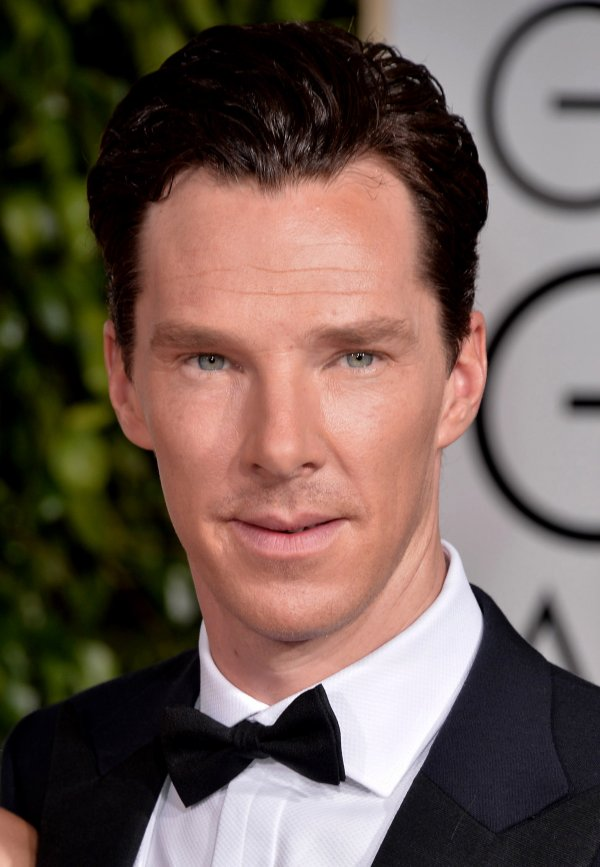
#> input picture image_processing_with_python/original.jpg, 600 x 867 px
$ jupyter execute images_with_numpy.ipynb
#> lines starting #> are read from the running program, lines starting #| are printed output that depends on the picture
[cell 1]
import matplotlib.pyplot as plt
from skimage import io
benedict = plt.imread('original.jpg')
#> benedict is the input picture: shape (867, 600, 3); mean R, G, B 109.2, 90.5, 82.5
type(benedict)
blue = benedict[:,:,2]
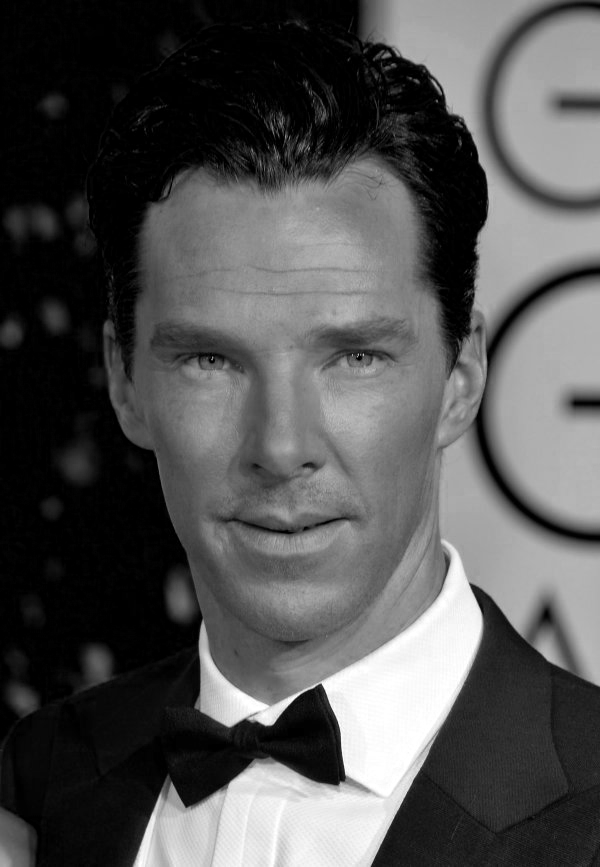
#> blue: shape (867, 600); min 0, max 255, mean 82.5
# show_image(red)

### Images of different formats red green and blue

[cell 2]
import matplotlib.pyplot as plt
from skimage import io
benedict = plt.imread('original.jpg')
type(benedict)
red = benedict[:,:,0]
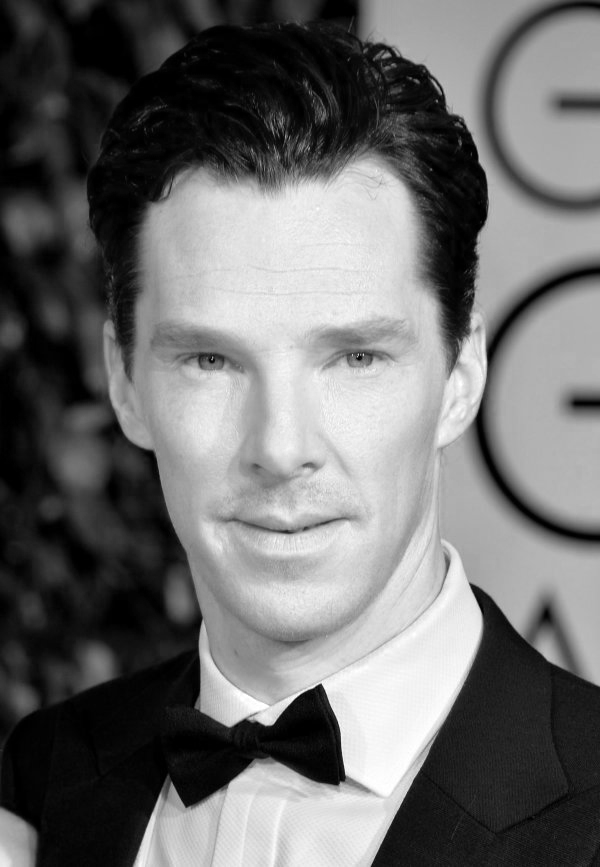
#> red: shape (867, 600); min 0, max 255, mean 109.2
plt.imshow(red,cmap='gray')
plt.title('Red')
plt.show()

[cell 3]
import matplotlib.pyplot as plt
from skimage import io
benedict = plt.imread('original.jpg')
type(benedict)
blue = benedict[:,:,2]
plt.imshow(blue,cmap='gray')
plt.title('Blue')
plt.show()

[cell 4]
import matplotlib.pyplot as plt
from skimage import io
benedict = plt.imread('original.jpg')
type(benedict)
green = benedict[:,:,1]
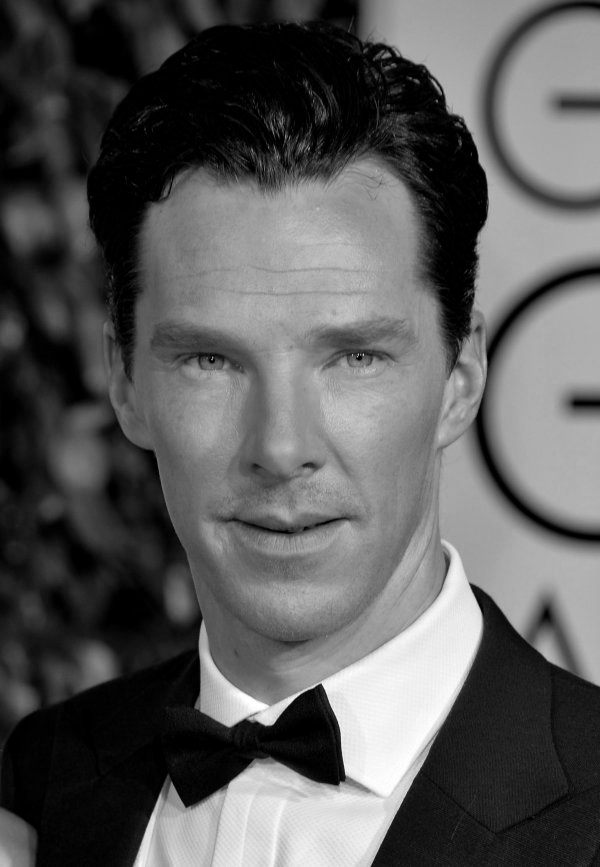
#> green: shape (867, 600); min 0, max 255, mean 90.5
plt.imshow(green,cmap='gray')
plt.title('Green')
plt.show()

### without the gray scale insertion

[cell 5]
import matplotlib.pyplot as plt
from skimage import io
benedict = plt.imread('original.jpg')
type(benedict)
green = benedict[:,:,1]
plt.imshow(green)
plt.title('Green')
plt.show()

[cell 6]
plt.hist(blue.ravel(),bins=256)
plt.title('Blue Histogram')
plt.show()
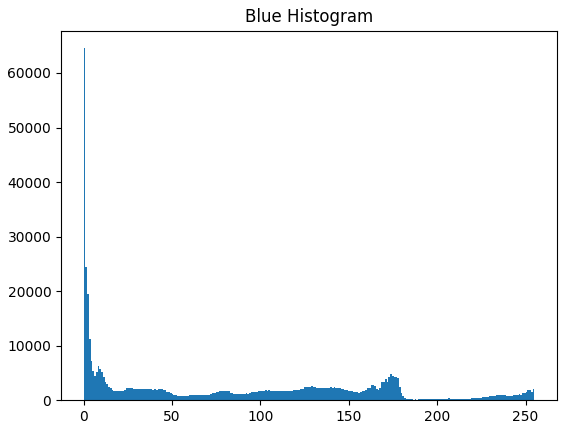
#> figure drawn by matplotlib, 1 panel; tallest bar 64542 high, from x = 0 to 0.996
